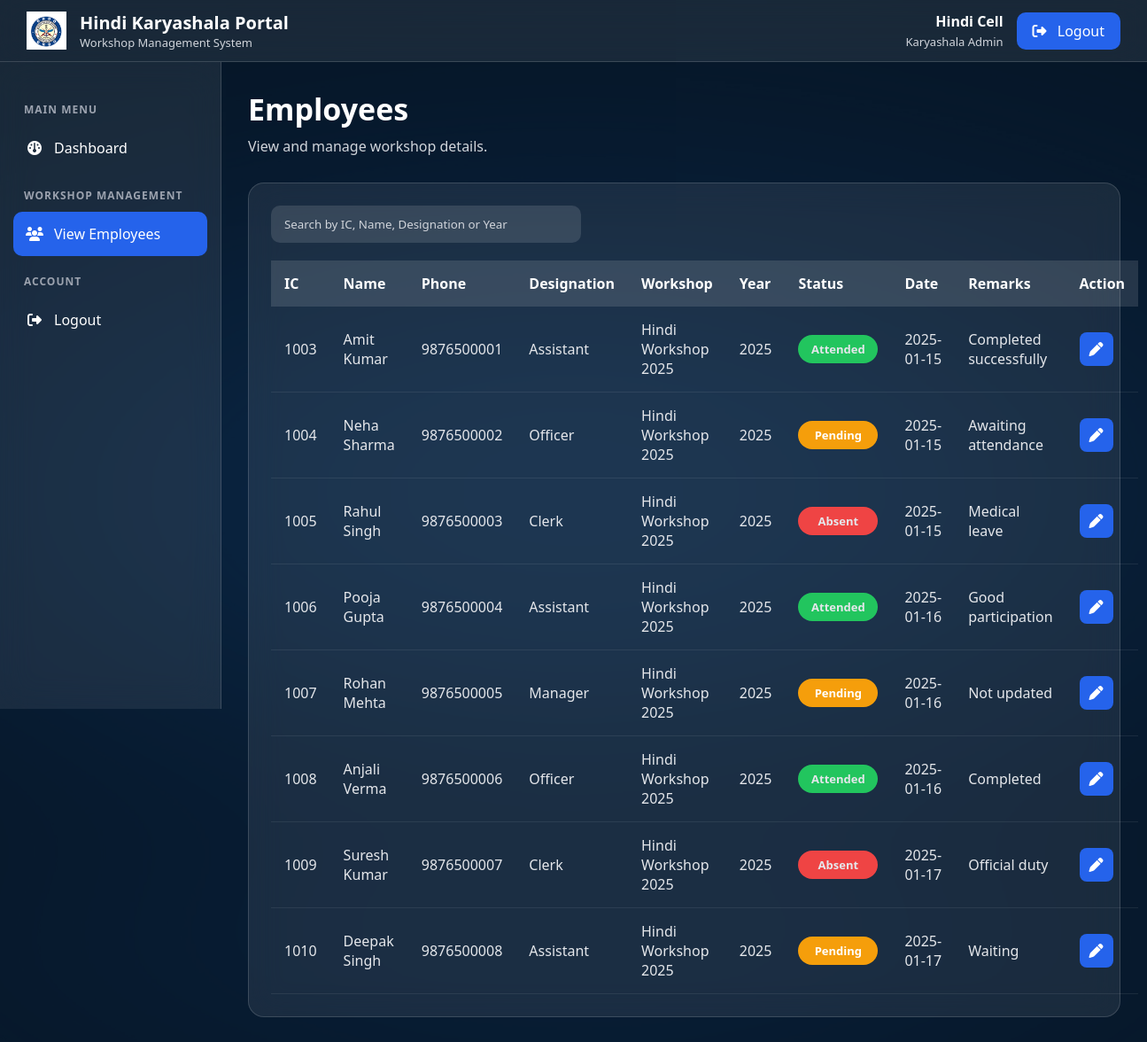
Page /employee/view.php (signed in) on the committed database.
### tables this page shows
CREATE TABLE employees (
    ic_number INT(4) PRIMARY KEY,
    name VARCHAR(100) NOT NULL,
    phone VARCHAR(15) NOT NULL,
    designation VARCHAR(100) NOT NULL,
    email VARCHAR(100) NOT NULL UNIQUE,
    created_at TIMESTAMP DEFAULT CURRENT_TIMESTAMP
);

CREATE TABLE workshops (
    workshop_id INT AUTO_INCREMENT PRIMARY KEY,
    employee_ic INT(4) NOT NULL,
    workshop_name VARCHAR(150) NOT NULL,
    workshop_year YEAR NOT NULL,
    attendance_date DATE,
    attendance_status ENUM('Pending','Attended','Absent') DEFAULT 'Pending',
    remarks VARCHAR(255),
    updated_by INT(4),
    updated_at TIMESTAMP DEFAULT CURRENT_TIMESTAMP
        ON UPDATE CURRENT_TIMESTAMP,
    FOREIGN KEY (employee_ic) REFERENCES employees(ic_number)
        ON DELETE CASCADE
        ON UPDATE CASCADE,
    FOREIGN KEY (updated_by) REFERENCES employees(ic_number)
        ON DELETE SET NULL
        ON UPDATE CASCADE
);

### employee/view.php (the view, shortened to what this page needs)
<?php
include "../config/db.php";
$employeeSql = "SELECT
employees.ic_number,
employees.name,
employees.phone,
employees.designation,
employees.email,
workshops.workshop_name,
workshops.workshop_year,
workshops.attendance_date,
workshops.attendance_status,
workshops.remarks
FROM employees
LEFT JOIN workshops
ON employees.ic_number = workshops.employee_ic
WHERE employees.ic_number NOT IN (1001,1002)
ORDER BY employees.ic_number";
$employeeResult = $conn->query($employeeSql);
?>
<!DOCTYPE html>
<html>
<head>
<link rel="stylesheet" href="../css/layout.css">
<link rel="stylesheet" href="../css/table.css">
<link rel="stylesheet"
href="https://cdnjs.cloudflare.com/ajax/libs/font-awesome/6.5.2/css/all.min.css">
</head>
<body>
<div class="overlay">
<?php include "../includes/navbar.php"; ?>
<?php include "../includes/employee_sidebar.php"; ?>
<div class="main">
<div class="page-header">
<h1>Employees</h1>
<p>View and manage workshop details.</p>
</div>
<div class="table-card">
<div class="table-top">
<input
type="text"
id="search"
placeholder="Search by IC, Name, Designation or Year">
</div>
<table id="employeeTable">
<thead>
<tr>
<th>IC</th>
<th>Name</th>
<th>Phone</th>
<th>Designation</th>
<th>Workshop</th>
<th>Year</th>
<th>Status</th>
<th>Date</th>
<th>Remarks</th>
<th>Action</th>
</tr>
</thead>
<tbody>
<?php while($employee = $employeeResult->fetch_assoc()){ ?>
<tr>
<td><?php echo htmlspecialchars($employee["ic_number"]); ?></td>
<td><?php echo htmlspecialchars($employee["name"]); ?></td>
<td><?php echo htmlspecialchars($employee["phone"]); ?></td>
<td><?php echo htmlspecialchars($employee["designation"]); ?></td>
<td><?php echo htmlspecialchars($employee["workshop_name"]); ?></td>
<td><?php echo htmlspecialchars($employee["workshop_year"]); ?></td>
<td>
<span class="badge <?php echo strtolower($employee["attendance_status"]); ?>">
<?php echo htmlspecialchars($employee["attendance_status"]); ?>
</span>
</td>
<td>
<?php
if($employee["attendance_date"]==""){
echo "-";
}
else{
echo htmlspecialchars($employee["attendance_date"]);
}
?>
</td>
<td>
<?php
if($employee["remarks"]==""){
echo "-";
}
else{
echo htmlspecialchars($employee["remarks"]);
}
?>
</td>
<td>
<a
href="update_workshop.php?ic=<?php echo $employee["ic_number"]; ?>"
class="edit-btn"
title="Update Workshop">
<i class="fa-solid fa-pen"></i>
</a>
</td>
</tr>
<?php } ?>
</tbody>
</table>
</div>
</div>
</div>
</body>
</html>

### includes/navbar.php
<?php
$stmt = $conn->prepare("SELECT name FROM employees WHERE ic_number=?");
$stmt->bind_param("i", $_SESSION["ic_number"]);
$stmt->execute();
$result = $stmt->get_result();
$user = $result->fetch_assoc();
?>
<nav class="navbar">
    <div class="logo">
        <img src="../images/logo.png" alt="Logo">
        <div>
            <h2>Hindi Karyashala Portal</h2>
            <p>Workshop Management System</p>
        </div>
    </div>
    <div class="user">
        <div class="user-info">
            <h4><?php echo htmlspecialchars($user["name"]); ?></h4>
            <span><?php echo htmlspecialchars($_SESSION["role"]); ?></span>
        </div>
        <a href="../logout.php" class="logout">
            <i class="fa-solid fa-right-from-bracket"></i>
            Logout
        </a>
    </div>
</nav>

### includes/employee_sidebar.php
<div class="sidebar">
    <div class="menu-title">
        Main Menu
    </div>
    <a href="../employee/dashboard.php"
       class="<?php if(basename($_SERVER['PHP_SELF'])=="dashboard.php") echo "active"; ?>">
        <i class="fa-solid fa-gauge"></i>
        Dashboard
    </a>
    <div class="menu-title">
        Workshop Management
    </div>
    <a href="../employee/view.php"
       class="<?php
       if(
            basename($_SERVER['PHP_SELF'])=="view.php" ||
            basename($_SERVER['PHP_SELF'])=="update_workshop.php"
       ) echo "active";
       ?>">
        <i class="fa-solid fa-users"></i>
        View Employees
    </a>
    <div class="menu-title">
        Account
    </div>
    <a href="../logout.php">
        <i class="fa-solid fa-right-from-bracket"></i>
        Logout
    </a>
</div>

### css/layout.css (style rules this page uses)
* { margin:0; padding:0; box-sizing:border-box; font-family:"Segoe UI",sans-serif; }
body { background:url("../images/background.jpg") center center/cover no-repeat fixed; }
.overlay { min-height:100vh; background:rgba(7,26,46,.75); }
.navbar { position:fixed; top:0; left:0; width:100%; height:70px; display:flex; justify-content:space-between; align-items:center; padding:0 30px; background:rgba(255,255,255,.08); backdrop-filter:blur(18px); border-bottom:1px solid rgba(255,255,255,.15); z-index:1000; }
.logo { display:flex; align-items:center; gap:15px; }
.logo img { width:45px; }
.logo h2 { color:#fff; font-size:20px; }
.logo p { color:#d1d5db; font-size:13px; }
.user { display:flex; align-items:center; gap:15px; }
.user-info { text-align:right; }
.user-info h4 { color:#fff; font-size:16px; }
.user-info span { color:#d1d5db; font-size:13px; }
.logout { padding:10px 18px; border-radius:10px; background:#2563EB; color:#fff; text-decoration:none; transition:.3s; }
.sidebar { position:fixed; top:70px; left:0; width:250px; height:calc(100vh - 70px); padding:25px 15px; background:rgba(255,255,255,.08); backdrop-filter:blur(18px); border-right:1px solid rgba(255,255,255,.15); }
.sidebar a { display:flex; align-items:center; gap:12px; padding:14px; margin-bottom:10px; border-radius:10px; color:#fff; text-decoration:none; transition:.3s; }
.sidebar a:hover, .sidebar .active { background:#2563EB; }
.main { margin-left:250px; padding:100px 30px 30px; }
.page-header { margin-bottom:30px; }
.page-header h1 { color:#fff; font-size:34px; }
.page-header p { color:#d1d5db; margin-top:8px; }
.menu-title { color:#9ca3af; font-size:12px; text-transform:uppercase; letter-spacing:1px; margin:20px 12px 10px; font-weight:600; }
.sidebar i { width:20px; text-align:center; }
.user i { margin-right:6px; }
.logout i { margin-right:8px; }
.attended::before { background:#22C55E; }
.pending::before { background:#F97316; }
.absent::before { background:#EF4444; }
.pending, .verified { padding:6px 12px; border-radius:20px; color:#fff; font-size:13px; }
.pending { background:#F59E0B; }

### css/table.css (style rules this page uses)
.table-card { background:rgba(255,255,255,.08); backdrop-filter:blur(18px); border:1px solid rgba(255,255,255,.15); border-radius:18px; padding:25px; }
.table-top { margin-bottom:20px; }
.table-top input { width:350px; padding:12px 15px; border:none; outline:none; border-radius:10px; background:rgba(255,255,255,.12); color:#fff; }
.table-top input::placeholder { color:#d1d5db; }
table { width:100%; border-collapse:collapse; }
thead { background:rgba(255,255,255,.12); }
th { padding:15px; color:#fff; text-align:left; position:sticky; top:0; }
td { padding:15px; color:#e5e7eb; border-bottom:1px solid rgba(255,255,255,.08); }
.badge { display:inline-block; padding:7px 14px; border-radius:30px; font-size:13px; font-weight:600; text-align:center; min-width:90px; }
.badge.attended { background:#22c55e; }
.badge.pending { background:#f59e0b; }
.badge.absent { background:#ef4444; }
.edit-btn, .report-btn { display:inline-flex; justify-content:center; align-items:center; width:38px; height:38px; border-radius:8px; text-decoration:none; color:#fff; margin-right:6px; transition:.3s; }
.edit-btn { background:#2563eb; }
.table-card { transition:.3s; }

### rows in the picture
employees: name "Hindi Cell"
workshops: employee_ic.ic_number "1003", employee_ic.name "Amit Kumar", employee_ic.phone "9876500001", employee_ic.designation "Assistant", workshop_name "Hindi Workshop 2025", workshop_year "2025", attendance_status "Attended", attendance_date "2025-01-15", remarks "Completed successfully"
workshops: employee_ic.ic_number "1004", employee_ic.name "Neha Sharma", employee_ic.phone "9876500002", employee_ic.designation "Officer", workshop_name "Hindi Workshop 2025", workshop_year "2025", attendance_status "Pending", attendance_date "2025-01-15", remarks "Awaiting attendance"
workshops: employee_ic.ic_number "1005", employee_ic.name "Rahul Singh", employee_ic.phone "9876500003", employee_ic.designation "Clerk", workshop_name "Hindi Workshop 2025", workshop_year "2025", attendance_status "Absent", attendance_date "2025-01-15", remarks "Medical leave"
workshops: employee_ic.ic_number "1006", employee_ic.name "Pooja Gupta", employee_ic.phone "9876500004", employee_ic.designation "Assistant", workshop_name "Hindi Workshop 2025", workshop_year "2025", attendance_status "Attended", attendance_date "2025-01-16", remarks "Good participation"
workshops: employee_ic.ic_number "1007", employee_ic.name "Rohan Mehta", employee_ic.phone "9876500005", employee_ic.designation "Manager", workshop_name "Hindi Workshop 2025", workshop_year "2025", attendance_status "Pending", attendance_date "2025-01-16", remarks "Not updated"
workshops: employee_ic.ic_number "1008", employee_ic.name "Anjali Verma", employee_ic.phone "9876500006", employee_ic.designation "Officer", workshop_name "Hindi Workshop 2025", workshop_year "2025", attendance_status "Attended", attendance_date "2025-01-16", remarks "Completed"
workshops: employee_ic.ic_number "1009", employee_ic.name "Suresh Kumar", employee_ic.phone "9876500007", employee_ic.designation "Clerk", workshop_name "Hindi Workshop 2025", workshop_year "2025", attendance_status "Absent", attendance_date "2025-01-17", remarks "Official duty"
workshops: employee_ic.ic_number "1010", employee_ic.name "Deepak Singh", employee_ic.phone "9876500008", employee_ic.designation "Assistant", workshop_name "Hindi Workshop 2025", workshop_year "2025", attendance_status "Pending", attendance_date "2025-01-17", remarks "Waiting"

### other values in the picture
$_SESSION["role"] "Karyashala Admin"
